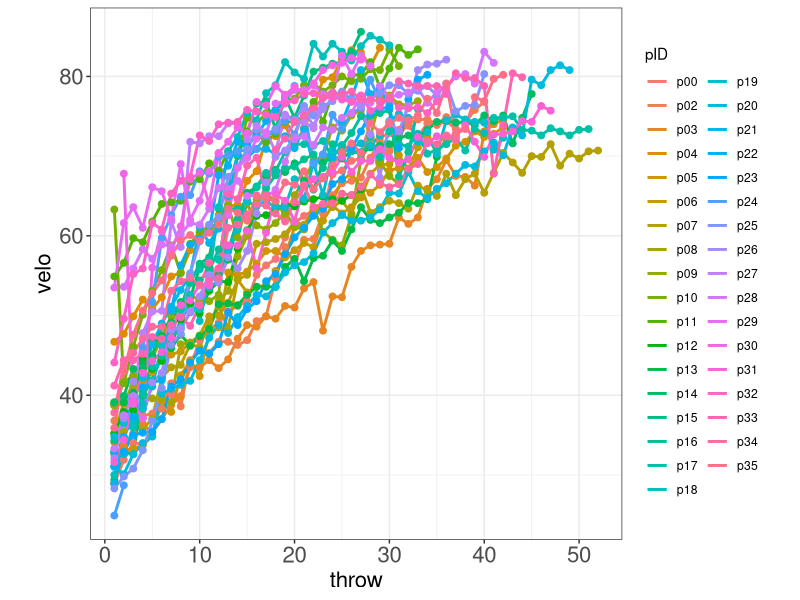

R code for this plot:
library(tidyverse) 
path <- getwd()

d <- read.csv("sup/velo_csvs/masters/data_warm.csv", stringsAsFactors = T)

ggplot(data = d, aes(x = throw, y = velo, color = pID)) +
  geom_path(size = 1, show.legend = T) +
  geom_point(size = 2, show.legend = F) +
  theme_bw() +
  theme(aspect.ratio = 1,
        axis.text = element_text(size = 16),
        axis.title = element_text(size = 16))
